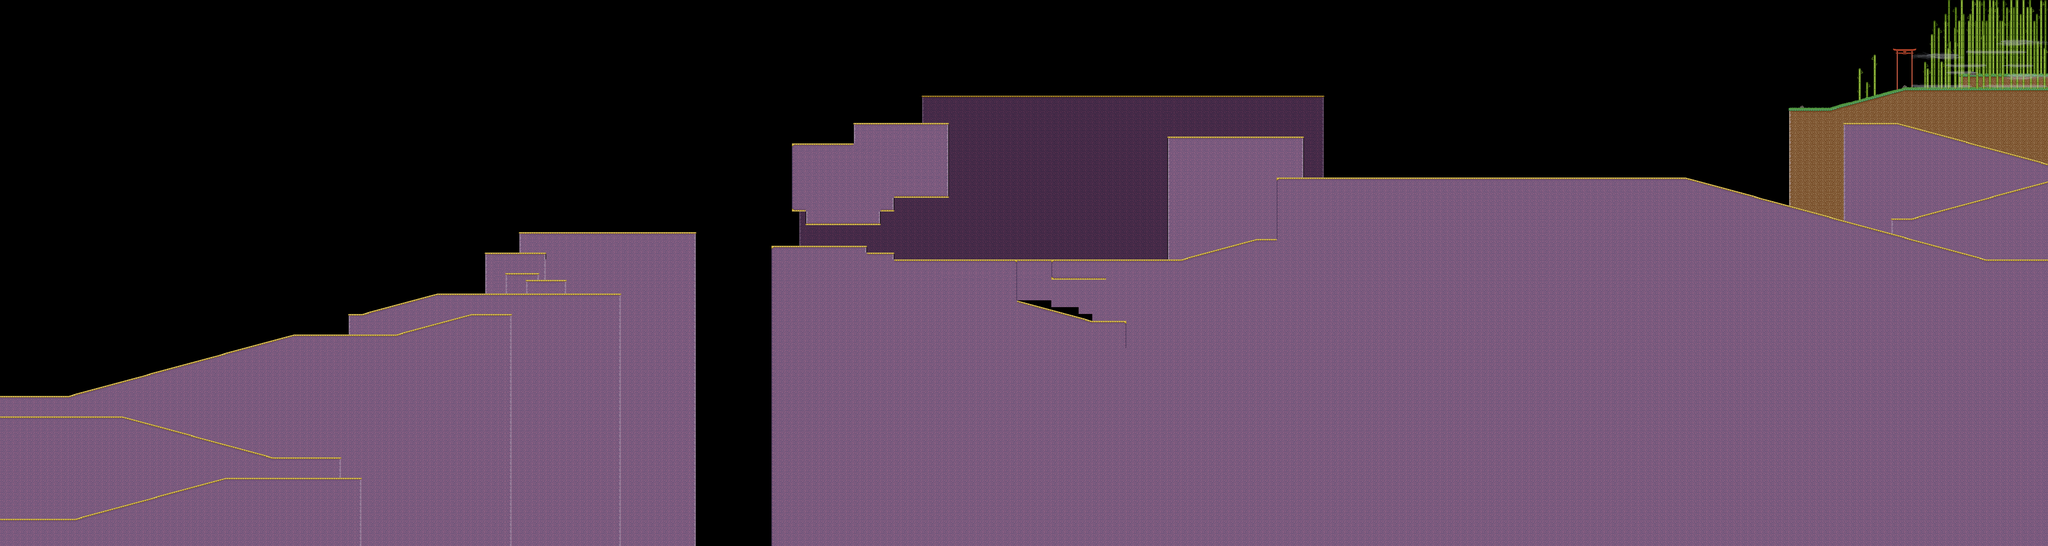

A level layout from a 2D game, rendered from its tile map. Below: a short description, then the map file with tile-grid data replaced by summaries:
An orthogonal 300x80 tile map with 24x24 px tiles, 11 tile layers (filler2, filler, bamboo_3-2, bamboo_3, ...).

<map version="1.0" orientation="orthogonal" width="300" height="80" tilewidth="24" tileheight="24">
 <tileset firstgid="1" name="mountains" tilewidth="24" tileheight="24">
  <image source="../images/tilesets/mountains.png" width="624" height="936" />
 </tileset>
 <layer name="filler2" width="300" height="80">
  <data>[24000 cells, 130 non-empty, 3 distinct tile ids]</data>
 </layer>
 <layer name="filler" width="300" height="80">
  <data>[24000 cells, 973 non-empty, 13 distinct tile ids]</data>
 </layer>
 <layer name="bamboo_3-2" width="300" height="80">
  <data>[24000 cells, 106 non-empty, 6 distinct tile ids]</data>
 </layer>
 <layer name="bamboo_3" width="300" height="80">
  <data>[24000 cells, 150 non-empty, 9 distinct tile ids]</data>
 </layer>
 <layer name="bamboo_2-2" width="300" height="80">
  <data>[24000 cells, 118 non-empty, 6 distinct tile ids]</data>
 </layer>
 <layer name="bamboo_2" width="300" height="80">
  <data>[24000 cells, 94 non-empty, 9 distinct tile ids]</data>
 </layer>
 <layer name="bamboo_1-2" width="300" height="80">
  <data>[24000 cells, 185 non-empty, 14 distinct tile ids]</data>
 </layer>
 <layer name="floor" width="300" height="80">
  <data>[24000 cells, 14890 non-empty, 59 distinct tile ids]</data>
 </layer>
 <layer name="features" width="300" height="80">
  <data>[24000 cells, 29 non-empty, 4 distinct tile ids]</data>
 </layer>
 <layer name="bamboo_1" width="300" height="80">
  <data>[24000 cells, 163 non-empty, 9 distinct tile ids]</data>
 </layer>
 <layer name="fog" width="300" height="80">
  <data>[24000 cells, 90 non-empty, 21 distinct tile ids]</data>
 </layer>
</map>
